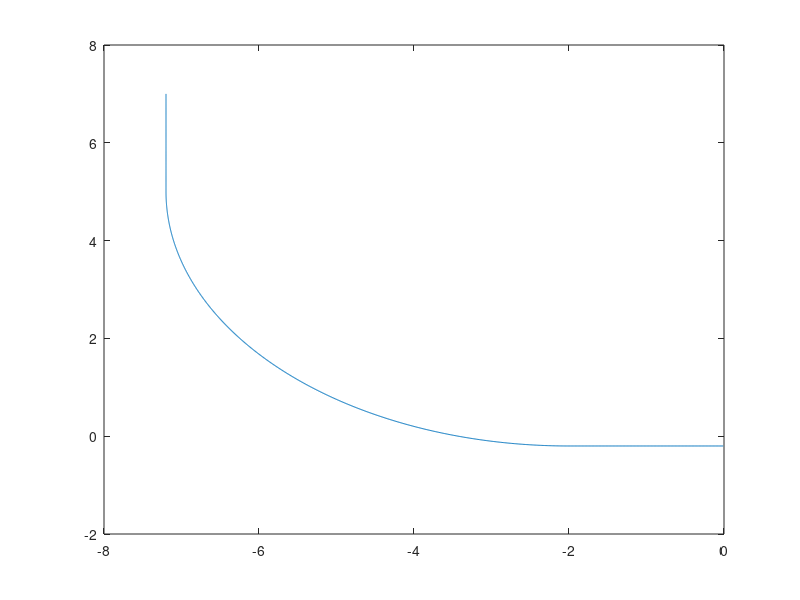

MATLAB code to generate this figure:
%% %%% Test case definiton %%%%%%%%%%%%%%%%%%%%%%%% %%
    close all;clc;clear all;
    path = 'Stor kurva';  %'Rak bana'  'Stor kurva' 'Skarp kurva' 'Sinusvåg' 
    desiredSpeed = -.5;  % Longitudinal Speed [m/s]
    LookDistance  = 0.4; %Look-ahead distance, bra värden; 0.375, 0.4, 0.4
%% %%% Vehicle parameters %%%%%%%%%%%%%%%%%%%%%%%%%%%%%%%
    mm = 1e-3; %mm to m conversion
    L1 = 220 * mm;        % Theoretical Wheelbase [m]
    b1 = 110 * mm;         % Distance from pivot 1 to tractor rear axle [m]
    L2 = 1200 * mm;        % Distance from pivot 1 to rear axle of trailer 1 [m]
    b2 = 100 * mm;        % Distance from rear axle of trailer 1 to pivot 2[m]
    W = 260 * mm;         % Track width [m]                  
    vehicleDynamics = [b1 L1 L2 b2];
%% %%%%%%%% Waypoints %%%%%%%%%%%%%
% creating the trajectory
switch path
case 'Rak bana'
%----------------Rak bana----------------
    n = 1200;
    roadWidth = 0.2;
    X_waypoints = zeros(1,n);
    Y_waypoints = zeros(1,n);
    X_waypointsUp = zeros(1,n);
    Y_waypointsUp = zeros(1,n);
    X_waypointsLow = zeros(1,n);
    Y_waypointsLow = zeros(1,n);

    for i=1:n
        X_waypoints(i)=-(i/100);
        X_waypointsUp(i)=-(i/100);
        X_waypointsLow(i)=-(i/100);
    end

    Y_waypointsUp(:) = roadWidth;
    Y_waypointsLow(:) = -roadWidth;
%----------------Stor kurva----------------
case 'Stor kurva'

    roadWidth=0.2;
    n = 1200;
    X_waypoints = zeros(1,n);
    Y_waypoints = zeros(1,n);
    X_waypointsUp = zeros(1,n);
    Y_waypointsUp = zeros(1,n);
    X_waypointsLow = zeros(1,n);
    Y_waypointsLow = zeros(1,n);

    for i=1:200
        X_waypoints(i)=-(i/100);
        X_waypointsUp(i)=-(i/100);
        X_waypointsLow(i)=-(i/100);
    end
    Y_waypointsUp(1:200) = roadWidth;
    Y_waypointsLow(1:200) = -roadWidth;

    R=5; %Tuning parameter
    angles = zeros(1,800);
    angles(1)=-pi/2;
    for i=2:801
        angles(i)= angles(i-1) - ((pi/2)/800);
        X_waypoints(199+i)=R*cos(angles(i))-2;
        Y_waypoints(199+i)=R*sin(angles(i))+R;
        X_waypointsUp(199+i)=(R-roadWidth)*cos(angles(i))-2;
        Y_waypointsUp(199+i)=(R-roadWidth)*sin(angles(i))+R;
        X_waypointsLow(199+i)=(R+roadWidth)*cos(angles(i))-2;
        Y_waypointsLow(199+i)=(R+roadWidth)*sin(angles(i))+R;
    end

    for i=1:200
        Y_waypoints(i+1000)=(i/100)+R;
        Y_waypointsUp(i+1000)=(i/100)+R;
        Y_waypointsLow(i+1000)=(i/100)+R;
    end
    X_waypoints(1001:1200) = -(2+R);
    X_waypointsUp(1001:1200) = -(2+R-roadWidth);
    X_waypointsLow(1001:1200) = -(2+R+roadWidth);
    plot(X_waypointsLow,Y_waypointsLow)
%----------------Skarp kurva----------------
case 'Skarp kurva'

    roadWidth=0.2;
    n = 20000;
    X_waypoints = zeros(1,n);
    Y_waypoints = zeros(1,n);
    X_waypointsUp = zeros(1,n);
    Y_waypointsUp = zeros(1,n);
    X_waypointsLow = zeros(1,n);
    Y_waypointsLow = zeros(1,n);

    for i=1:8001
        X_waypoints(i)=-(i/1000)+5;
        X_waypointsUp(i)=-(i/1000)+5;
        X_waypointsLow(i)=-(i/1000)+5;
    end
    Y_waypointsUp(1:8001) = roadWidth;
    Y_waypointsLow(1:8001) = -roadWidth;

    R=0.3; %Tuning parameter
    angles = zeros(1,8000);
    angles(1)=pi/2;
    for i=2:8000
        angles(i)= angles(i-1) + ((pi/2)/8000);
        X_waypoints(8000+i)=R*cos(angles(i))-3;
        Y_waypoints(8000+i)=R*sin(angles(i))-R;
        X_waypointsUp(8000+i)=(R+roadWidth)*cos(angles(i))-3;
        Y_waypointsUp(8000+i)=(R+roadWidth)*sin(angles(i))-R;
        X_waypointsLow(8000+i)=(R-roadWidth)*cos(angles(i))-3;
        Y_waypointsLow(8000+i)=(R-roadWidth)*sin(angles(i))-R;
    end

    for i=1:4000
        Y_waypoints(i+16000)=-(i/1000)-R;
        Y_waypointsUp(i+16000)=-(i/1000)-R;
        Y_waypointsLow(i+16000)=-(i/1000)-R;
    end
    X_waypoints(16001:20000) = -(3+R);
    X_waypointsUp(16001:20000) = -(3+R+roadWidth);
    X_waypointsLow(16001:20000) = -(3+R-roadWidth);


%----------------Sinus----------------
case 'Sinusvåg'
    magnitude = 0.6;
    roadWidth=0.2;

    X_waypoints = linspace(-L2,-15,15000);
    
    Y_waypoints = (sin(X_waypoints+L2+pi/2+0.1)-1)*magnitude;

    X_waypointsUp=X_waypoints-(roadWidth*cos(X_waypoints))./(sqrt(1+(cos(X_waypoints)*magnitude).^2));
    Y_waypointsUp=(sin(X_waypoints+L2+pi/2+0.1)-1)*magnitude + roadWidth./(sqrt(1+(cos(X_waypoints)*magnitude).^2));

    X_waypointsLow = X_waypoints+((roadWidth*cos(X_waypoints)*magnitude))./(sqrt(1+(cos(X_waypoints)*magnitude).^2));
    Y_waypointsLow = (sin(X_waypoints+L2+pi/2+0.1)-1)*magnitude - roadWidth./(sqrt(1+(cos(X_waypoints)*magnitude).^2));

X_waypoints(end)=NaN;
Y_waypoints(end)=NaN;
end